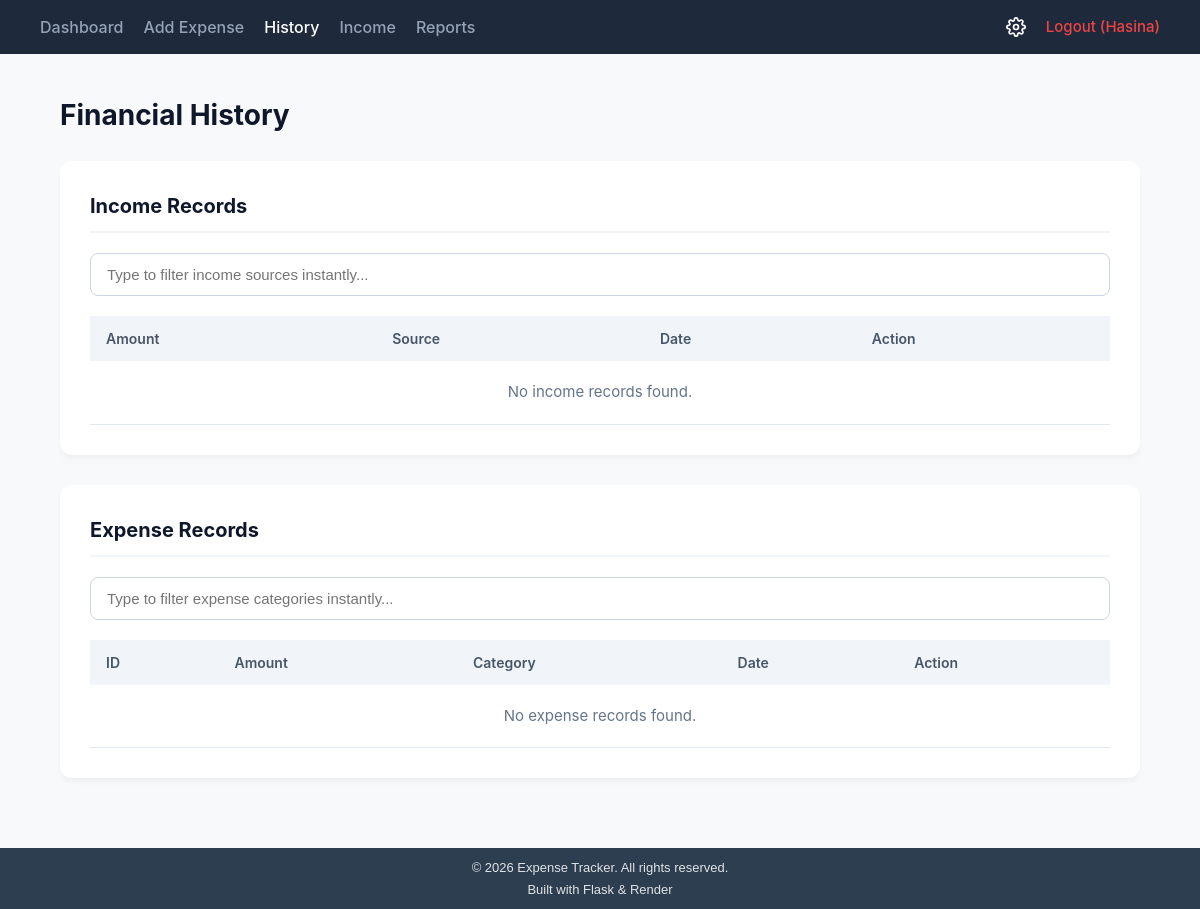
Page /history (signed in) on the earlier database version.
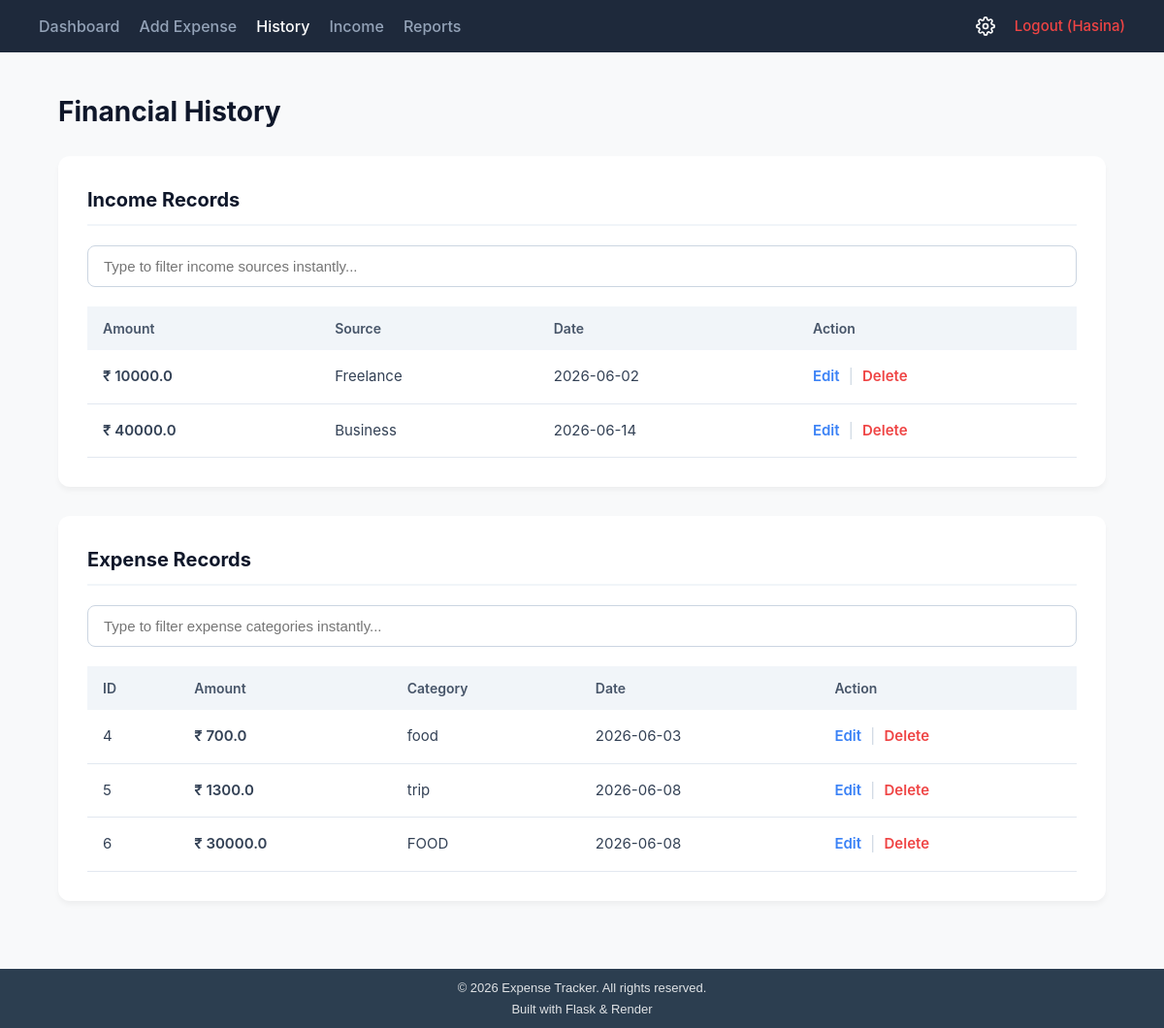
Same page on the later database version.
### tables this page shows
CREATE TABLE income (
            id INTEGER PRIMARY KEY AUTOINCREMENT,
            amount REAL NOT NULL,
            source TEXT NOT NULL,
            date TEXT NOT NULL,
            user_id INTEGER,
            FOREIGN KEY(user_id) REFERENCES users(id)
        );

CREATE TABLE expenses (
            id INTEGER PRIMARY KEY AUTOINCREMENT,
            amount REAL NOT NULL,
            category TEXT NOT NULL,
            date TEXT NOT NULL,
            user_id INTEGER,
            FOREIGN KEY(user_id) REFERENCES users(id)
        );

### app.py (the view)
@app.route("/history")
def history():
    if 'user_id' not in session:
        return redirect(url_for('login'))
    current_user_id = session['user_id']
    conn = sqlite3.connect(DB_PATH)
    cursor = conn.cursor()
    search_inc = request.args.get("search_income", "")
    search_exp = request.args.get("search_expense", "")
    if search_inc:
        cursor.execute(
            "SELECT * FROM income WHERE user_id = ? AND source LIKE ?",
            (current_user_id, "%" + search_inc + "%"),
        )
    else:
        cursor.execute("SELECT * FROM income WHERE user_id = ?", (current_user_id,))
    incomes = cursor.fetchall()
    if search_exp:
        cursor.execute(
            "SELECT * FROM expenses WHERE user_id = ? AND category LIKE ?",
            (current_user_id, "%" + search_exp + "%"),
        )
    else:
        cursor.execute("SELECT * FROM expenses WHERE user_id = ?", (current_user_id,))
    expenses = cursor.fetchall()
    conn.close()
    if request.headers.get("X-Requested-With") == "XMLHttpRequest":
        return jsonify({"incomes": incomes, "expenses": expenses})
    return render_template("history.html", incomes=incomes, expenses=expenses)

### templates/history.html (shortened to what this page needs)
<!DOCTYPE html>
<html lang="en">
<head>
    <link rel="stylesheet" href="{{ url_for('static', filename='style.css') }}">
</head>
<body>
<div class="navbar">
    <a href="/">Dashboard</a>
    <a href="/add">Add Expense</a>
    <a href="/history" class="active">History</a>
    <a href="/income">Income</a>
    <a href="/reports">Reports</a>
    <div style="margin-left: auto; display: flex; align-items: center; gap: 20px;">
        <a href="/settings" title="Settings" style="display: flex; align-items: center; text-decoration: none;">
        </a>
        <a href="/logout" style="color: #ef4444; font-size: 15px; text-decoration: none;">Logout ({{ session['username'] }})</a>
    </div>
</div>
<div class="dashboard-container">
    <h1 class="page-title">Financial History</h1>
    <div class="table-section">
        <h2 style="border-bottom: 2px solid #f1f5f9; padding-bottom: 10px; margin-bottom: 20px;">Income Records</h2>
        <div style="margin-bottom: 20px;">
            <input type="text" id="incomeSearchInput" placeholder="Type to filter income sources instantly..." class="form-control" style="margin-bottom: 0; width: 100%;">
        </div>
        <table class="custom-table">
            <thead>
                <tr>
                    <th>Amount</th>
                    <th>Source</th>
                    <th>Date</th>
                    <th>Action</th>
                </tr>
            </thead>
            <tbody id="incomeTableBody">
                {% for income in incomes %}
                <tr>
                    <td class="text-success">₹ {{ income[1] }}</td>
                    <td>{{ income[2] }}</td>
                    <td>{{ income[3] }}</td>
                    <td>
                        <a href="/edit_income/{{ income[0] }}" class="action-link edit">Edit</a>
                        <span style="color: #cbd5e1; margin: 0 5px;">|</span>
                        <a href="/delete_income/{{ income[0] }}" class="action-link delete" onclick="return confirm('Are you sure you want to delete this income record?');">Delete</a>
                    </td>
                </tr>
                {% else %}
                <tr class="no-data-row">
                    <td colspan="4" style="text-align: center; color: #64748b; padding: 20px;">No income records found.</td>
                </tr>
                {% endfor %}
            </tbody>
        </table>
    </div>
    <div class="table-section">
        <h2 style="border-bottom: 2px solid #f1f5f9; padding-bottom: 10px; margin-bottom: 20px;">Expense Records</h2>
        <div style="margin-bottom: 20px;">
            <input type="text" id="expenseSearchInput" placeholder="Type to filter expense categories instantly..." class="form-control" style="margin-bottom: 0; width: 100%;">
        </div>
        <table class="custom-table">
            <thead>
                <tr>
                    <th>ID</th>
                    <th>Amount</th>
                    <th>Category</th>
                    <th>Date</th>
                    <th>Action</th>
                </tr>
            </thead>
            <tbody id="expenseTableBody">
                {% for expense in expenses %}
                <tr>
                    <td>{{ expense[0] }}</td>
                    <td class="text-danger">₹ {{ expense[1] }}</td>
                    <td>{{ expense[2] }}</td>
                    <td>{{ expense[3] }}</td>
                    <td>
                        <a href="/edit/{{ expense[0] }}" class="action-link edit">Edit</a>
                        <span style="color: #cbd5e1; margin: 0 5px;">|</span>
                        <a href="/delete/{{ expense[0] }}" class="action-link delete" onclick="return confirm('Are you sure you want to delete this expense record?');">Delete</a>
                    </td>
                </tr>
                {% else %}
                <tr class="no-data-row">
                    <td colspan="5" style="text-align: center; color: #64748b; padding: 20px;">No expense records found.</td>
                </tr>
                {% endfor %}
            </tbody>
        </table>
    </div>
</div>
{% include 'footer.html' %}
</body>
</html>

### templates/footer.html
<footer class="site-footer">
    <div class="footer-content">
        <p>&copy; 2026 Expense Tracker. All rights reserved.</p>
        <p>Built with Flask & Render</p>
    </div>
</footer>

### static/style.css (style rules this page uses)
*, *::before, *::after { box-sizing: border-box; margin: 0; padding: 0; }
body { font-family: -apple-system, BlinkMacSystemFont, "Segoe UI", Roboto, Helvetica, Arial, sans-serif; background-color: #f8f9fa; color: #333; line-height: 1.5; }
.navbar { background-color: #1e293b; padding: 15px 40px; display: flex; gap: 20px; }
.navbar a { color: #94a3b8; text-decoration: none; font-size: 16px; font-weight: 500; transition: color 0.2s ease; }
.navbar a:hover, .navbar a.active { color: #ffffff; }
.dashboard-container { width: 90%; max-width: 1200px; margin: 40px auto; }
.page-title { margin-bottom: 25px; font-size: 28px; color: #0f172a; }
.table-section { background: #ffffff; padding: 30px; border-radius: 12px; box-shadow: 0 4px 6px -1px rgba(0, 0, 0, 0.05); margin-bottom: 30px; }
.table-section h2 { font-size: 20px; margin-bottom: 20px; color: #0f172a; }
.custom-table { width: 100%; border-collapse: collapse; text-align: left; }
.custom-table th { background-color: #f1f5f9; color: #475569; padding: 12px 16px; font-size: 14px; font-weight: 600; }
.custom-table td { padding: 16px; border-bottom: 1px solid #e2e8f0; color: #334155; font-size: 15px; }
.text-danger { color: #ef4444; font-weight: 600; }
.text-success { color: #10b981; font-weight: 600; }
.form-control { width: 100%; padding: 12px 16px; font-size: 15px; color: #334155; background-color: #ffffff; border: 1px solid #cbd5e1; border-radius: 8px; outline: none; transition: border-color 0.2s; }
.action-link { text-decoration: none; font-weight: 600; }
.action-link.edit { color: #3b82f6; }
.action-link.delete { color: #ef4444; }
html, body { height: 100%; margin: 0; display: flex; flex-direction: column; }
.site-footer { flex-shrink: 0; background-color: #2c3e50; color: #ffffff; text-align: center; padding: 8px 0; width: 100%; font-family: Arial, sans-serif; font-size: 13px; margin-top: auto; }
.footer-content p { margin: 2px 0; opacity: 0.85; }

Differences in the rows shown:
added income: amount "10000.0", source "Freelance", date "2026-06-02"
added income: amount "40000.0", source "Business", date "2026-06-14"
added expenses: id "4", amount "700.0", category "food", date "2026-06-03"
added expenses: id "5", amount "1300.0", category "trip", date "2026-06-08"
added expenses: id "6", amount "30000.0", category "FOOD", date "2026-06-08"
Other differences:
text no longer shown: "No income records found. No expense records found."
